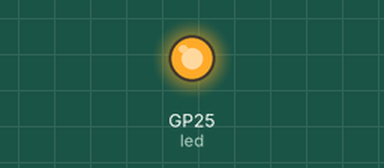
Simulated run of this program. Board: Raspberry Pi Pico running MicroPython. On the bench: output pins drawn as LEDs (lit = HIGH).

Above: at 0.1 s.
Timing chart, 0 to 1.6 s (numbered marks = the images above):
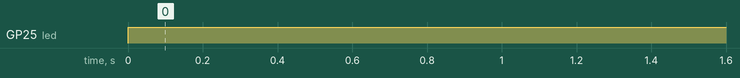

Measured:
- by itself, GP25 (led): LOW → HIGH at 0.00 s

The program:

firmware.py
```python
from machine import Pin
import time

# Initialize GPIO 25 as an output pin
led = Pin(25, Pin.OUT)

while True:
    led.value(1)      # Turn LED ON
    time.sleep(0.5)   # Wait for 0.5 seconds
    led.value(0)      # Turn LED OFF
```
